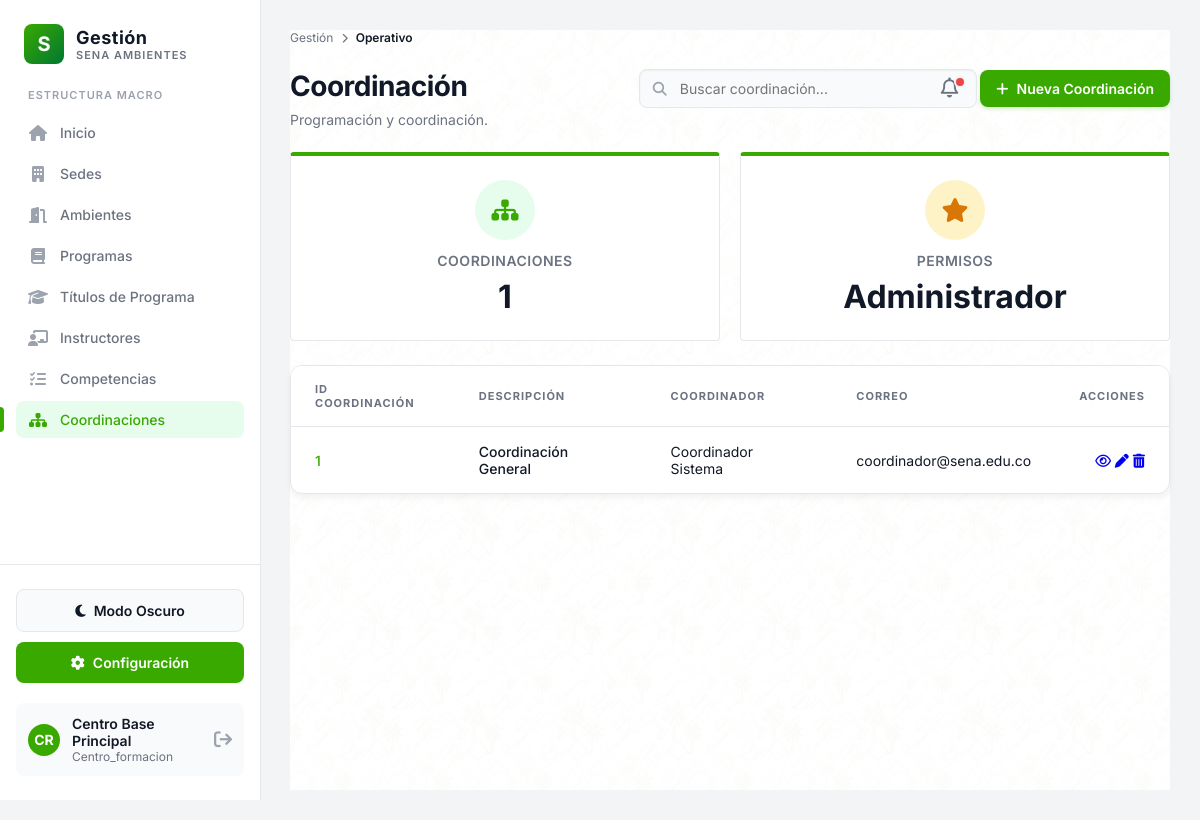
Page /?controller=Coordinacion&action=index (signed in) on the committed database.
### tables this page shows
CREATE TABLE IF NOT EXISTS `COORDINACION` (
  `coord_id` INT(11) NOT NULL,
  `coord_descripcion` VARCHAR(45) NOT NULL,
  `CENTRO_FORMACION_cent_id` INT(11) NOT NULL,
  `coord_nombre_coordinador` VARCHAR(45) NOT NULL,
  `coord_correo` VARCHAR(45) NOT NULL,
  `coord_password` VARCHAR(255) NOT NULL,  
  PRIMARY KEY (`coord_id`),
  KEY `fk_COORDINACION_CENTRO_FORMACION1_idx` (`CENTRO_FORMACION_cent_id`),
  CONSTRAINT `fk_COORDINACION_CENTRO_FORMACION1` FOREIGN KEY (`CENTRO_FORMACION_cent_id`) REFERENCES `CENTRO_FORMACION` (`cent_id`) ON DELETE NO ACTION ON UPDATE NO ACTION
);

### controllers/CoordinacionController.php (called while the page is built, shortened)
<?php
require_once 'models/Coordinacion.php';
class CoordinacionController {
    public function index() {
        $listaCoordinacions = Coordinacion::all();
        $totalCoordinaciones = count($listaCoordinacions);
        require_once    'views/Coordinacion/show.php';
    }
}
?>

### models/Coordinacion.php (called while the page is built, shortened)
<?php
class Coordinacion {
    private $coord_id;
    private $coord_descripcion;
    private $coord_nombre_coordinador;
    private $coord_correo;
    public function __construct($coord_id, $coord_descripcion, $CENTRO_FORMACION_cent_id, $coord_nombre_coordinador, $coord_correo, $coord_password){
        $this->coord_id = $coord_id;
        $this->coord_descripcion = $coord_descripcion;
        $this->coord_nombre_coordinador = $coord_nombre_coordinador;
        $this->coord_correo = $coord_correo;
    }
public function getCoord_id(){
    return $this->coord_id;
}
public function getCoord_descripcion(){
    return $this->coord_descripcion;
}
public function getCoord_nombre_coordinador(){
    return $this->coord_nombre_coordinador;
}
public function getCoord_correo(){
    return $this->coord_correo;
}
    public static function all(){
        $db=DB::getConnect();
        $listaCoordinacions=[];
        $centro_id = $_SESSION['centro_id'] ?? null;
        if ($centro_id !== null && $centro_id !== '') {
            $select=$db->prepare('SELECT * FROM coordinacion WHERE CENTRO_FORMACION_cent_id = :centro_id ORDER BY coord_id');
            $select->bindValue(':centro_id', $centro_id);
            $select->execute();
            $results = $select->fetchAll();
        } else {
            $select=$db->query('SELECT * FROM coordinacion ORDER BY coord_id');
            $results = $select->fetchAll();
        }
        foreach($results as $coordinacion){
            $listaCoordinacions[]=new Coordinacion($coordinacion['coord_id'],$coordinacion['coord_descripcion'],$coordinacion['CENTRO_FORMACION_cent_id'],$coordinacion['coord_nombre_coordinador'],$coordinacion['coord_correo'],$coordinacion['coord_password']);
        }
        return $listaCoordinacions;
    }
}

### views/Coordinacion/show.php (the view, shortened to what this page needs)
<div class="view-container">
    <div class="breadcrumb">
        <span>Gestión</span>
        <i class="fa-solid fa-chevron-right" style="font-size: 10px;"></i>
        <span class="active">Operativo</span>
    </div>
    <div class="view-header">
        <div class="view-title-block">
            <h1>Coordinación</h1>
            <p>Programación y coordinación.</p>
        </div>
        <div class="header-actions">
            <div class="search-box">
                <i class="fa-solid fa-magnifying-glass"></i>
                <input type="text" id="searchInput" placeholder="Buscar coordinación..." onkeyup="filterTable()">
            </div>
            <button class="btn-notifications">
                <i class="fa-regular fa-bell"></i>
            </button>
            <a href="?controller=Coordinacion&action=register" class="btn-primary" style="text-decoration: none;">
                <i class="fa-solid fa-plus"></i> Nueva Coordinación
            </a>
        </div>
    </div>
    <div class="dashboard-grid">
        <div class="stat-card">
            <div class="stat-icon" style="background-color: #e6fced; color: #39A900;">
                <i class="fa-solid fa-sitemap"></i>
            </div>
            <div class="stat-details">
                <h3>Coordinaciones</h3>
                <p class="stat-number"><?php echo $totalCoordinaciones ?? 0; ?></p>
            </div>
        </div>
        <div class="stat-card">
            <div class="stat-icon" style="background-color: #fef3c7; color: #d97706;">
                <i class="fa-solid fa-star"></i>
            </div>
            <div class="stat-details">
                <h3>Permisos</h3>
                <p class="stat-number">Administrador</p>
            </div>
        </div>
    </div>
    <div class="table-card">
        <table id="dataTable">
            <thead>
                <tr>
                    <th>ID COORDINACIÓN</th>
                    <th>DESCRIPCIÓN</th>
                    <th>COORDINADOR</th>
                    <th>CORREO</th>
                    <th style="text-align: right;">ACCIONES</th>
                </tr>
            </thead>
            <tbody>
                <?php if (empty($listaCoordinacions)): ?>
                <tr>
                    <td colspan="5" class="empty-table-message">
                        No hay coordinaciones registradas todavía. <br>
                        Utilice el botón "Nueva Coordinación" para agregar una.
                    </td>
                </tr>
                <?php else: ?>
                    <?php foreach ($listaCoordinacions as $coord): ?>
                    <tr>
                        <td style="font-weight: 500; color: #39A900;"><?= htmlspecialchars($coord->getCoord_id()) ?></td>
                        <td style="font-weight: 500;"><?= htmlspecialchars($coord->getCoord_descripcion()) ?></td>
                        <td><?= htmlspecialchars($coord->getCoord_nombre_coordinador()) ?></td>
                        <td><?= htmlspecialchars($coord->getCoord_correo()) ?></td>
                        <td style="text-align: right;">
                            <a href="?controller=Coordinacion&action=details&id=<?= htmlspecialchars($coord->getCoord_id()) ?>" class="btn-icon" title="Ver Detalles"><i class="fa-regular fa-eye"></i></a>
                            <a href="?controller=Coordinacion&action=updateshow&id=<?= htmlspecialchars($coord->getCoord_id()) ?>" class="btn-icon" title="Editar"><i class="fa-solid fa-pen"></i></a>
                            <a href="?controller=Coordinacion&action=delete&id=<?= htmlspecialchars($coord->getCoord_id()) ?>" class="btn-icon delete-icon" title="Eliminar" onclick="return confirm('¿Está seguro?');"><i class="fa-solid fa-trash-can"></i></a>
                        </td>
                    </tr>
                    <?php endforeach; ?>
                <?php endif; ?>
            </tbody>
        </table>
    </div>
</div>

### rows in the picture
coordinacion: coord_id "1", coord_descripcion "Coordinación General", coord_nombre_coordinador "Coordinador Sistema", coord_correo "coordinador@sena.edu.co"

### other values in the picture
$_SESSION['nombre'] "Centro Base Principal"
$_SESSION['rol'] "Centro_formacion"
$totalCoordinaciones "1"
